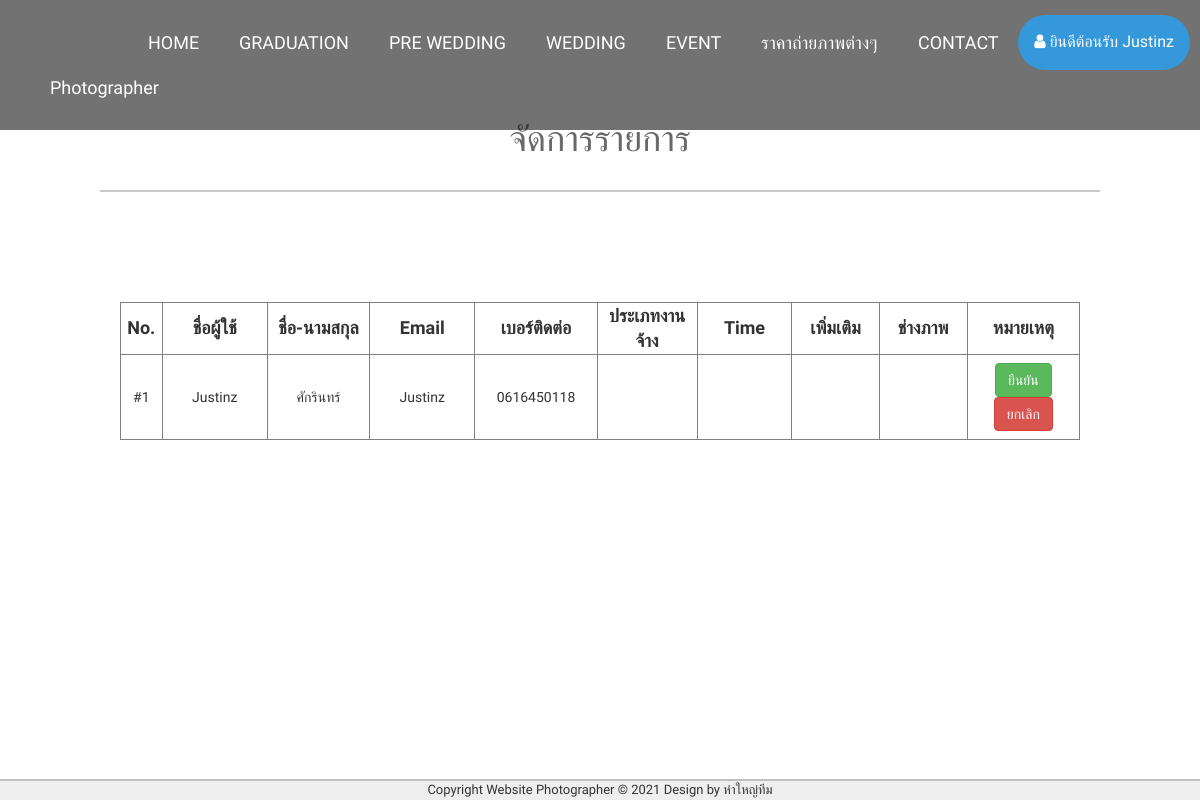
Page /admin.php (signed in) on the earlier database version.
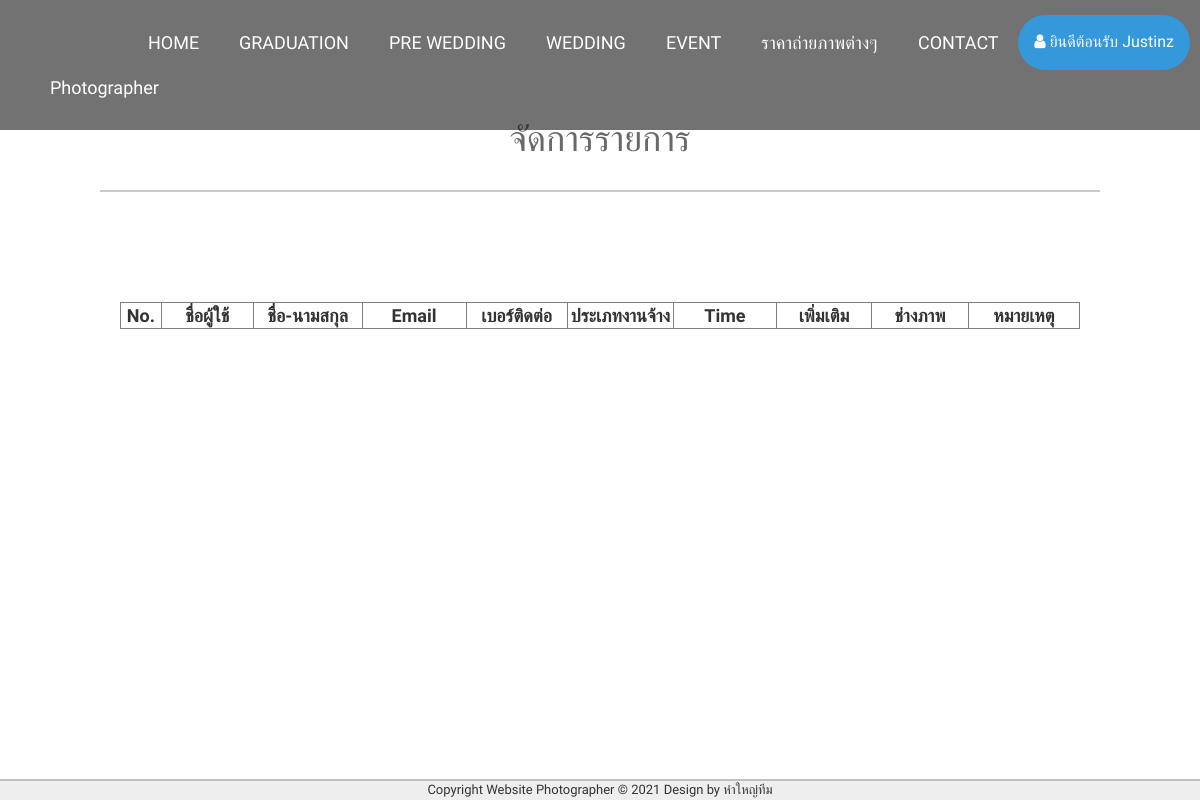
Same page on the later database version.
### tables this page shows
CREATE TABLE `work` (
  `ID` int(12) NOT NULL,
  `Username` varchar(129) NOT NULL,
  `Name` varchar(129) NOT NULL,
  `Email` varchar(129) NOT NULL,
  `Telephone` varchar(129) NOT NULL,
  `Info` varchar(129) NOT NULL,
  `TypeWork` varchar(129) NOT NULL,
  `TimeType` varchar(129) NOT NULL,
  `DateTime` varchar(129) NOT NULL
);

### admin.php (the view, shortened to what this page needs)
<?php
    include('connect.php');
    $query = "SELECT * FROM work";
	$result = mysqli_query($conn, $query);
?>
<!DOCTYPE html>
<html lang="en">
<head>
    <link rel="stylesheet" href="https://cdnjs.cloudflare.com/ajax/libs/font-awesome/4.7.0/css/font-awesome.min.css">
    <link rel="stylesheet" href="https://maxcdn.bootstrapcdn.com/bootstrap/3.4.1/css/bootstrap.min.css">
    <link
        rel="stylesheet"
        href="https://cdnjs.cloudflare.com/ajax/libs/animate.css/4.0.0/animate.min.css"
    />
    <link href="css/bootstrap.css?v=<?=time();?>" rel="stylesheet" />
    <link rel="stylesheet" href="css/admin.css?v=<?=time();?>">
    <link rel="stylesheet" href="https://cdnjs.cloudflare.com/ajax/libs/sweetalert/1.1.3/sweetalert.css">
</head>
<body>
    <div class="main-container" >
        <div id="navbar">
            <?php if ($_SESSION["accountID"] == "")
            {
            ?>
                <a href="login.php" class="animate__animated animate__heartBeat">เข้าสู่ระบบ</a>
            <?php
            }
            else{
            ?>
                <button onclick="myFunction()" class="dropbtn"><i class="fa fa-user"></i> ยินดีต้อนรับ <?=$_SESSION["accountName"];?></button>
            <?php
                }
            ?>
            <a href="contact.php" class="animate__animated animate__heartBeat">CONTACT</a>
            <a href="price.php" class="animate__animated animate__heartBeat">ราคาถ่ายภาพต่างๆ</a>
            <a href="event.php" class="animate__animated animate__heartBeat">EVENT</a>
            <a href="wedding.php" class="animate__animated animate__heartBeat">WEDDING</a>
            <a href="prewedding.php" class="animate__animated animate__heartBeat">PRE WEDDING</a>
            <a href="graduation.php" class="animate__animated animate__heartBeat">GRADUATION</a>
            <a href="index.php" class="animate__animated animate__heartBeat">HOME</a>
            <div class="navbar-left">
                <a style="margin-left: 20px;" href="#HOME" class="animate__animated animate__heartBeat">Photographer</a>
            </div>
        </div>
        <div class="mainbody">
            <h1 class="h1line">จัดการรายการ</h1>
        </div>
        <div class="bodytable">
                <table border="1">
                    <tr>
                        <th width="50">No.</th>
                        <th width="150">ชื่อผู้ใช้</th>
                        <th width="150">ชื่อ-นามสกุล</th>
                        <th width="150">Email</th>
                        <th width="150">เบอร์ติดต่อ</th>
                        <th width="150">ประเภทงานจ้าง</th>
                        <th width="150">Time</th>
                        <th width="150">เพิ่มเติม</th>
                        <th width="150">ช่างภาพ</th>
                        <th width="150">หมายเหตุ</th>
                    </tr>
                    <?php
                    while($row = mysqli_fetch_array($result))
                    {
                    ?>
                    <tr>
                        <td>#<?php echo $row['ID']; ?></td>
                        <td><?php echo $row['Username']; ?></td>
                        <td><?php echo $row['Name']; ?></td>
                        <td><?php echo $row['Email']; ?></td>
                        <td><?php echo $row['Telephone']; ?></td>
                        <td><?php echo $row['TypeWork']; ?></td>
                        <td><?php echo $row['TimeType']; ?></td>
                        <td><?php echo $row['Info']; ?></td>
                        <td><?php echo $row['PhotoName']; ?></td>
                        <td><a href="Pass.php?username=<?php echo $row['Username'];?>&ID=<?php echo $row['ID']?>"><button type="button" class="btn btn-success">ยืนยัน</button></a>
                        <a href="NotPass.php?username=<?php echo $row['Username'];?>&ID=<?php echo $row['ID']?>"><button type="button" class="btn btn-danger">ยกเลิก</button></a></td>
                    </tr>
                    <?php
                    }
                    ?>
                </table>
        </div>
    </div>
<footer>
    <div class="foot">
        <span>Copyright Website Photographer © 2021 Design by หำใหญ่ทีม</span>
    </div>
</footer>
</body>
</html>

### css/admin.css (style rules this page uses)
* { box-sizing: border-box; margin: 0px; padding: 0px; font-family: 'Kanit', sans-serif; }
html,body { height: 100%; scroll-behavior: smooth; }
.main-container { position: relative; overflow: auto; overflow-x: hidden; width: 100%; transition: all 300ms linear; }
#navbar { overflow: hidden; background-color: rgba(21,21,21,0.6); padding: 20px 10px; position: fixed; width: 100%; top: 0; z-index: 99; }
#navbar a { float: right; color: white; padding: 10px 20px; text-decoration: none; font-size: 18px; line-height: 25px; border-radius: 4px; transition: all 100ms; }
.mainbody { padding: 100px; }
.mainbody h1 { color: dimgray; text-align: center; }
.h1line { border-bottom: 2px solid rgb(201, 201, 201); padding-bottom: 30px; }
.bodytable { margin: auto; text-align: center; }
.bodytable table { margin: auto; width: 80%; text-align: center; }
.bodytable th { text-align: center; font-size: large; }
.foot { text-align: center; font-size: 13px; border-top: 2px solid rgb(0,0,0,0.2); background: #eeeeee; position: fixed; bottom: 0px; width: 100%; transition: all 500ms linear; }
.dropbtn { margin-top: -5px; float: right; background-color: #3498DB; color: white; padding: 16px; font-size: 16px; border: none; border-radius: 30px; cursor: pointer; }
.bodytable td { text-align: center; padding: 8px; }

Differences in the rows shown:
removed work: ID "1", Username "Justinz", Name "ศักรินทร์", Email "Justinz", Telephone "0616450118"
